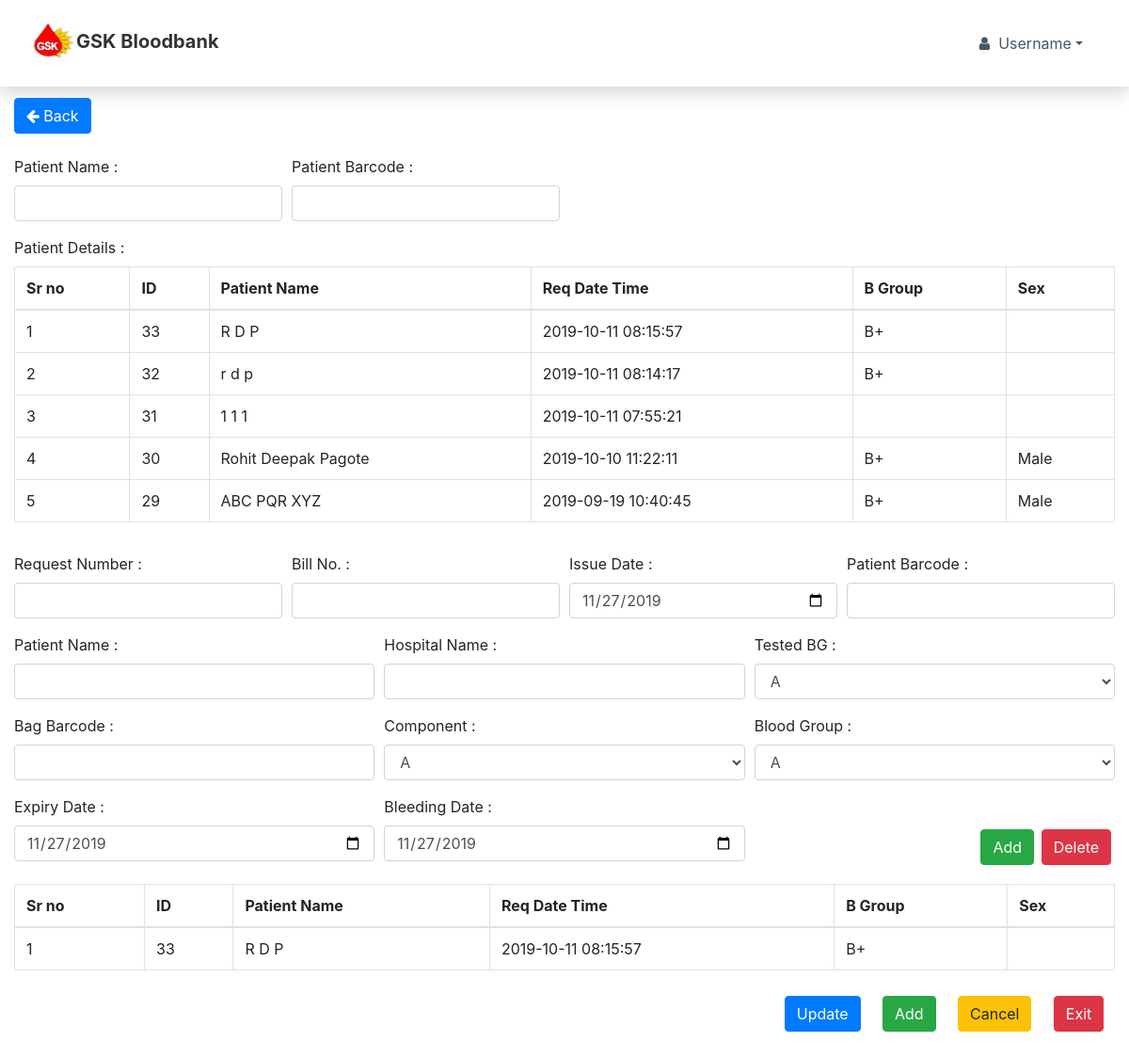
Screenshot of /index.php/bag_issue/BBIM with the database file from the repository.
### tables this page shows
CREATE TABLE `recipient_details` (
  `rec_id` int(255) NOT NULL,
  `type_of_req` varchar(255) NOT NULL,
  `bgrp` varchar(255) NOT NULL,
  `patient_name` varchar(255) NOT NULL,
  `age` varchar(255) NOT NULL,
  `sex` varchar(255) NOT NULL,
  `transfusion` varchar(255) NOT NULL,
  `diagnosis` varchar(255) NOT NULL,
  `hb` varchar(255) NOT NULL,
  `gms_dl` varchar(255) NOT NULL,
  `history` varchar(255) NOT NULL,
  `reaction` varchar(255) NOT NULL,
  `date` timestamp NOT NULL DEFAULT CURRENT_TIMESTAMP
);

### application/controllers/Bag_issue.php (called while the page is built, shortened)
<?php
class Bag_issue extends CI_Controller{
    public function BBIM(){
        $this->load->model("BagIssueModel");
        $data['recipients_val'] = $this->BagIssueModel->fetch_recipient_val();
        $data['one_rec'] = $this->BagIssueModel->fetch_one_rec();
        $data['all_recipients'] =  $this->BagIssueModel->fetch_all_rec();
        $this->load->view("nav.php");
        $this->load->view("bagIssue/BBIM.php", $data);
    }
}
?>

### index.php (called while the page is built, shortened)
<?php
require_once BASEPATH.'core/CodeIgniter.php';

### application/models/BagIssueModel.php (called while the page is built, shortened)
<?php
class BagIssueModel extends CI_Model{
    public function fetch_recipient_val(){
        $this->db->select("*");
        $this->db->order_by("date" , "desc");
        $this->db->limit(5);
        $query = $this->db->get("recipient_details");
        return $query->result();
    }
    public function fetch_one_rec(){
        $this->db->select("*");
        $this->db->order_by("date" , "desc");
        $this->db->limit(1);
        $query = $this->db->get("recipient_details");
        return $query->result();
    }
    public function fetch_all_rec(){
        $this->db->select("*");
        $this->db->order_by("date" , "desc");
        $query = $this->db->get("recipient_details");
        return $query->result();
    }
}
?>

### application/views/bagIssue/BBIM.php (the view, shortened to what this page needs)
<!DOCTYPE html>
<html lang="en">
<head>
    <link rel="stylesheet" href="<?php echo base_url('assets/bootstrap/css/bootstrap.min.css');?>">
    <link rel="stylesheet" href="<?php echo base_url('assets/fonts/fontawesome-all.min.css');?>">
    <link rel="stylesheet" href="<?php echo base_url('assets/fonts/font-awesome.min.css');?>">
    <link rel="stylesheet" href="https://cdnjs.cloudflare.com/ajax/libs/animate.css/3.5.2/animate.min.css">
    <link rel="stylesheet" href="<?php echo base_url('assets/css/Navigation-Clean.css');?>">
    <link rel="stylesheet" href="<?php echo base_url('assets/css/styles.css');?>">
</head>
<body onload="getdate()" style="overflow-x : hidden";>
<div class="container-fluid">
    <button class="btn btn-primary back" style="margin-top : 1%"; type="button" ><a href="home" style="color:white";><i class="fa fa-arrow-left" style="color:white";></i> Back</a></button>
        <div class="form-row" style="margin-top : 2%";>
            <div class="form-group col-md-3" style="margin-right: 0px;"><label>Patient Name :</label><input type="text" class="form-control" id="patient"/></div>
            <div class="form-group col-md-3" style="margin-right: 0px;"><label>Patient Barcode :</label><input type="text" class="form-control" /></div>
        </div>
        <div class="row">
          <div class="form-group col-md-12" style="margin-right: 0px;"><label>Patient Details :</label>
			    <div>
              <table class="table table-hover table-bordered results">
                <thead>
                  <tr>
                    <th>Sr no</th>
                    <th>ID</th>
                    <th>Patient Name</th>
                    <th>Req Date Time</th>
                    <th>B Group</th>
                    <th>Sex</th>
                  </tr>
                </thead>
                <tbody>
                <?php $i=1; foreach($recipients_val as $row): ?>
                  <tr onclick="enterdetails('<?=$row->patient_name?>','<?=$row->bgrp?>')">
                    <td><?=$i?></td>
                    <td><?=$row->rec_id;?></td>
                    <td><?=$row->patient_name;?></td>
                    <td><?=$row->date;?></td>
                    <td><?=$row->bgrp;?></td>
                    <td><?=$row->sex;?></td>
                  </tr>
			          <?php $i++; endforeach;?>
                </tbody>
              </table>
          </div>
        </div>
      </div>
        <div class="form-row">
            <div class="form-group col-md-3" style="margin-right: 0px;"><label>Request Number :</label><input type="text" class="form-control" id="patient"/></div>
            <div class="form-group col-md-3" style="margin-right: 0px;"><label>Bill No. :</label><input type="text" class="form-control" id="patient"/></div>
            <div class="form-group col-md-3"><label>Issue Date :</label><input type="date" class="form-control" id="req_date" name="req_date" /></div>
            <div class="form-group col-md-3" style="margin-right: 0px;"><label>Patient Barcode :</label><input type="text" class="form-control" id="patient"/></div>
        </div>
        <div class="form-row">
            <div class="form-group col-md-4" style="margin-right: 0px;"><label>Patient Name :</label><input type="text" class="form-control" id="patient"/></div>
            <div class="form-group col-md-4" style="margin-right: 0px;"><label>Hospital Name :</label><input type="text" class="form-control" /></div>
            <div class="form-group col-md-4"><label>Tested BG : </label>
              <select class="form-control" id="sel1">
        		    <option id="mr">A</option>
              </select>
            </div>
            <div class="form-group col-md-4" style="margin-right: 0px;"><label>Bag Barcode :</label><input type="text" class="form-control" id="patient"/></div>
            <div class="form-group col-md-4"><label>Component : </label>
              <select class="form-control" id="sel1">
        		    <option id="mr">A</option>
              </select>
            </div>
            <div class="form-group col-md-4"><label>Blood Group : </label>
              <select class="form-control" id="sel1">
        		    <option id="mr">A</option>
              </select>
            </div>
            <div class="form-group col-md-4"><label>Expiry Date :</label><input type="date" class="form-control" id="exp_date" name="req_date" /></div>
            <div class="form-group col-md-4"><label>Bleeding Date :</label><input type="date" class="form-control" id="to_date" name="req_date" /></div>
            <div align="center" class="form-group col-md-4"><label><label><label><label></label></label></label></label>
                <div><button class="btn btn-danger" type="close" style="float:right; margin:1%">Delete</button></div>
                <div><button class="btn btn-success" type="reset" style="float:right; margin:1%">Add</button></div>
            </div>
        </div>
    <div class="form-row">
          <div class="form-group col-md-12" style="margin-right: 0px;">
			    <div>
              <table class="table table-hover table-bordered results">
                <thead>
                  <tr>
                    <th>Sr no</th>
                    <th>ID</th>
                    <th>Patient Name</th>
                    <th>Req Date Time</th>
                    <th>B Group</th>
                    <th>Sex</th>
                  </tr>
                </thead>
                <tbody>
                <?php $i=1; foreach($one_rec as $row): ?>
                  <tr onclick="enterdetails('<?=$row->patient_name?>','<?=$row->bgrp?>')">
                    <td><?=$i?></td>
                    <td><?=$row->rec_id;?></td>
                    <td><?=$row->patient_name;?></td>
                    <td><?=$row->date;?></td>
                    <td><?=$row->bgrp;?></td>
                    <td><?=$row->sex;?></td>
                  </tr>
			          <?php $i++; endforeach;?>
                </tbody>
              </table>
          </div>
    <div align ="center">
    <div><button class="btn btn-danger" type="close" style="float:right; margin:1%">Exit</button></div>
    <div><button class="btn btn-warning" type="reset" style="float:right; margin:1%">Cancel</button></div>
    <div><button class="btn btn-success" type="add"  data-toggle="modal" data-target="#existing" style="float:right; margin:1%">Add</button></div>
    <div><button class="btn btn-primary" type="" style="float:right; margin:1%">Update</button></div>
</div>
</div>
</body>
</html>

### rows the page displays
recipient_details: rec_id "33", patient_name "R D P", date "2019-10-11 08:15:57", bgrp "B+"
recipient_details: rec_id "32", patient_name "r d p", date "2019-10-11 08:14:17", bgrp "B+"
recipient_details: rec_id "31", patient_name "1 1 1", date "2019-10-11 07:55:21"
recipient_details: rec_id "30", patient_name "Rohit Deepak Pagote", date "2019-10-10 11:22:11", bgrp "B+", sex "Male"
recipient_details: rec_id "29", patient_name "ABC PQR XYZ", date "2019-09-19 10:40:45", bgrp "B+", sex "Male"
